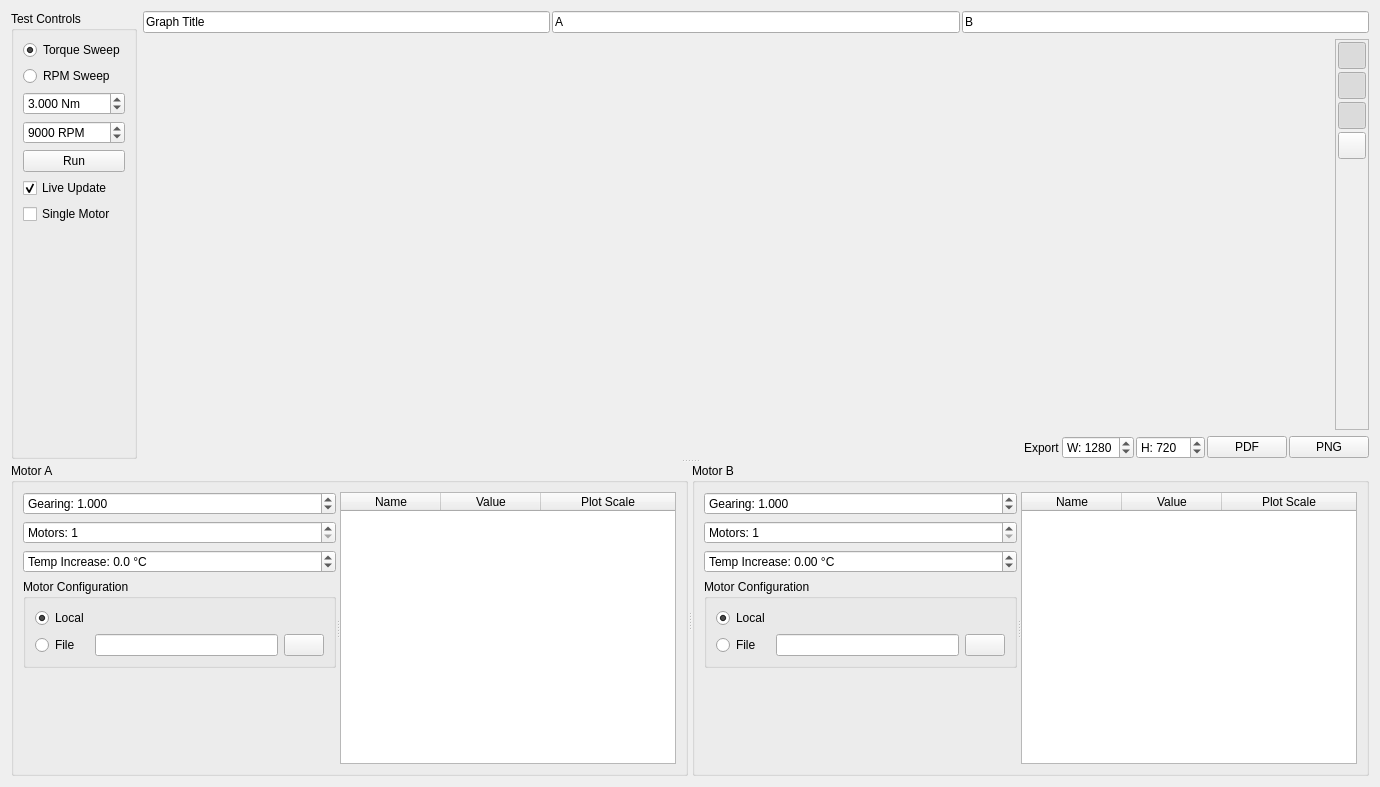
<?xml version="1.0" encoding="UTF-8"?>
<ui version="4.0">
 <class>PageMotorComparison</class>
 <widget class="QWidget" name="PageMotorComparison">
  <property name="geometry">
   <rect>
    <x>0</x>
    <y>0</y>
    <width>1380</width>
    <height>787</height>
   </rect>
  </property>
  <property name="windowTitle">
   <string>Form</string>
  </property>
  <layout class="QVBoxLayout" name="verticalLayout_8">
   <item>
    <widget class="QSplitter" name="splitter_4">
     <property name="orientation">
      <enum>Qt::Vertical</enum>
     </property>
     <widget class="QWidget" name="layoutWidget">
      <layout class="QHBoxLayout" name="horizontalLayout_3">
       <item>
        <widget class="QGroupBox" name="groupBox_5">
         <property name="title">
          <string>Test Controls</string>
         </property>
         <layout class="QVBoxLayout" name="verticalLayout_7">
          <item>
           <widget class="QRadioButton" name="testModeTorqueButton">
            <property name="toolTip">
             <string>Sweep from 0 to the set torque at the set RPM.</string>
            </property>
            <property name="text">
             <string>Torque Sweep</string>
            </property>
            <property name="checked">
             <bool>true</bool>
            </property>
           </widget>
          </item>
          <item>
           <widget class="QRadioButton" name="testModeRpmButton">
            <property name="toolTip">
             <string>Sweep from 0 to the set RPM at the set torque.</string>
            </property>
            <property name="text">
             <string>RPM Sweep</string>
            </property>
            <property name="checked">
             <bool>false</bool>
            </property>
           </widget>
          </item>
          <item>
           <widget class="QDoubleSpinBox" name="testTorqueBox">
            <property name="prefix">
             <string/>
            </property>
            <property name="suffix">
             <string> Nm</string>
            </property>
            <property name="decimals">
             <number>3</number>
            </property>
            <property name="maximum">
             <double>9999.000000000000000</double>
            </property>
            <property name="value">
             <double>3.000000000000000</double>
            </property>
           </widget>
          </item>
          <item>
           <widget class="QDoubleSpinBox" name="testRpmBox">
            <property name="prefix">
             <string/>
            </property>
            <property name="suffix">
             <string> RPM</string>
            </property>
            <property name="decimals">
             <number>0</number>
            </property>
            <property name="maximum">
             <double>999999.000000000000000</double>
            </property>
            <property name="singleStep">
             <double>100.000000000000000</double>
            </property>
            <property name="value">
             <double>9000.000000000000000</double>
            </property>
           </widget>
          </item>
          <item>
           <widget class="QPushButton" name="testRunButton">
            <property name="text">
             <string>Run</string>
            </property>
            <property name="icon">
             <iconset resource="../res.qrc">
              <normaloff>:/res/icons/Process-96.png</normaloff>:/res/icons/Process-96.png</iconset>
            </property>
           </widget>
          </item>
          <item>
           <widget class="QCheckBox" name="testLiveUpdateBox">
            <property name="toolTip">
             <string>Re-run tests any time settings are changed.</string>
            </property>
            <property name="text">
             <string>Live Update</string>
            </property>
            <property name="checked">
             <bool>true</bool>
            </property>
           </widget>
          </item>
          <item>
           <widget class="QCheckBox" name="testSingleBox">
            <property name="text">
             <string>Single Motor</string>
            </property>
           </widget>
          </item>
          <item>
           <spacer name="verticalSpacer_4">
            <property name="orientation">
             <enum>Qt::Vertical</enum>
            </property>
            <property name="sizeHint" stdset="0">
             <size>
              <width>20</width>
              <height>142</height>
             </size>
            </property>
           </spacer>
          </item>
         </layout>
        </widget>
       </item>
       <item>
        <layout class="QVBoxLayout" name="verticalLayout">
         <item>
          <layout class="QHBoxLayout" name="horizontalLayout_4">
           <property name="spacing">
            <number>2</number>
           </property>
           <item>
            <widget class="QLineEdit" name="titleEdit">
             <property name="text">
              <string>Graph Title</string>
             </property>
            </widget>
           </item>
           <item>
            <widget class="QLineEdit" name="compAEdit">
             <property name="text">
              <string>A</string>
             </property>
            </widget>
           </item>
           <item>
            <widget class="QLineEdit" name="compBEdit">
             <property name="text">
              <string>B</string>
             </property>
            </widget>
           </item>
          </layout>
         </item>
         <item>
          <layout class="QHBoxLayout" name="horizontalLayout">
           <item>
            <widget class="QCustomPlot" name="plot" native="true"/>
           </item>
           <item>
            <widget class="QFrame" name="buttonFrame">
             <property name="sizePolicy">
              <sizepolicy hsizetype="Fixed" vsizetype="Preferred">
               <horstretch>0</horstretch>
               <verstretch>0</verstretch>
              </sizepolicy>
             </property>
             <property name="frameShape">
              <enum>QFrame::StyledPanel</enum>
             </property>
             <property name="frameShadow">
              <enum>QFrame::Plain</enum>
             </property>
             <layout class="QVBoxLayout" name="verticalLayout_3">
              <property name="spacing">
               <number>3</number>
              </property>
              <property name="leftMargin">
               <number>2</number>
              </property>
              <property name="topMargin">
               <number>2</number>
              </property>
              <property name="rightMargin">
               <number>2</number>
              </property>
              <property name="bottomMargin">
               <number>2</number>
              </property>
              <item>
               <widget class="QToolButton" name="autoscaleButton">
                <property name="sizePolicy">
                 <sizepolicy hsizetype="Fixed" vsizetype="Fixed">
                  <horstretch>0</horstretch>
                  <verstretch>0</verstretch>
                 </sizepolicy>
                </property>
                <property name="font">
                 <font>
                  <pointsize>3</pointsize>
                 </font>
                </property>
                <property name="toolTip">
                 <string>Autoscale plots with incoming samples</string>
                </property>
                <property name="text">
                 <string/>
                </property>
                <property name="icon">
                 <iconset resource="../res.qrc">
                  <normaloff>:/res/icons/size_off.png</normaloff>
                  <normalon>:/res/icons/size_on.png</normalon>:/res/icons/size_off.png</iconset>
                </property>
                <property name="iconSize">
                 <size>
                  <width>20</width>
                  <height>20</height>
                 </size>
                </property>
                <property name="checkable">
                 <bool>true</bool>
                </property>
                <property name="checked">
                 <bool>true</bool>
                </property>
               </widget>
              </item>
              <item>
               <widget class="QToolButton" name="zoomHButton">
                <property name="sizePolicy">
                 <sizepolicy hsizetype="Fixed" vsizetype="Fixed">
                  <horstretch>0</horstretch>
                  <verstretch>0</verstretch>
                 </sizepolicy>
                </property>
                <property name="font">
                 <font>
                  <pointsize>3</pointsize>
                 </font>
                </property>
                <property name="toolTip">
                 <string>Enable horizontal zoom</string>
                </property>
                <property name="text">
                 <string/>
                </property>
                <property name="icon">
                 <iconset resource="../res.qrc">
                  <normaloff>:/res/icons/expand_off.png</normaloff>
                  <normalon>:/res/icons/expand_on.png</normalon>:/res/icons/expand_off.png</iconset>
                </property>
                <property name="iconSize">
                 <size>
                  <width>20</width>
                  <height>20</height>
                 </size>
                </property>
                <property name="checkable">
                 <bool>true</bool>
                </property>
                <property name="checked">
                 <bool>true</bool>
                </property>
               </widget>
              </item>
              <item>
               <widget class="QToolButton" name="zoomVButton">
                <property name="sizePolicy">
                 <sizepolicy hsizetype="Fixed" vsizetype="Fixed">
                  <horstretch>0</horstretch>
                  <verstretch>0</verstretch>
                 </sizepolicy>
                </property>
                <property name="font">
                 <font>
                  <pointsize>3</pointsize>
                 </font>
                </property>
                <property name="toolTip">
                 <string>Enable vertical zoom</string>
                </property>
                <property name="text">
                 <string/>
                </property>
                <property name="icon">
                 <iconset resource="../res.qrc">
                  <normaloff>:/res/icons/expand_v_off.png</normaloff>
                  <normalon>:/res/icons/expand_v_on.png</normalon>:/res/icons/expand_v_off.png</iconset>
                </property>
                <property name="iconSize">
                 <size>
                  <width>20</width>
                  <height>20</height>
                 </size>
                </property>
                <property name="checkable">
                 <bool>true</bool>
                </property>
                <property name="checked">
                 <bool>true</bool>
                </property>
               </widget>
              </item>
              <item>
               <widget class="QToolButton" name="rescaleButton">
                <property name="toolTip">
                 <string>Rescale plots to fit</string>
                </property>
                <property name="text">
                 <string/>
                </property>
                <property name="icon">
                 <iconset resource="../res.qrc">
                  <normaloff>:/res/icons/size_off.png</normaloff>:/res/icons/size_off.png</iconset>
                </property>
                <property name="iconSize">
                 <size>
                  <width>20</width>
                  <height>20</height>
                 </size>
                </property>
               </widget>
              </item>
              <item>
               <spacer name="verticalSpacer_2">
                <property name="orientation">
                 <enum>Qt::Vertical</enum>
                </property>
                <property name="sizeHint" stdset="0">
                 <size>
                  <width>20</width>
                  <height>40</height>
                 </size>
                </property>
               </spacer>
              </item>
             </layout>
            </widget>
           </item>
          </layout>
         </item>
         <item>
          <layout class="QHBoxLayout" name="horizontalLayout_2">
           <property name="spacing">
            <number>2</number>
           </property>
           <item>
            <spacer name="horizontalSpacer">
             <property name="orientation">
              <enum>Qt::Horizontal</enum>
             </property>
             <property name="sizeHint" stdset="0">
              <size>
               <width>40</width>
               <height>20</height>
              </size>
             </property>
            </spacer>
           </item>
           <item>
            <widget class="QLabel" name="label">
             <property name="text">
              <string>Export</string>
             </property>
            </widget>
           </item>
           <item>
            <widget class="QSpinBox" name="saveWidthBox">
             <property name="sizePolicy">
              <sizepolicy hsizetype="Fixed" vsizetype="Fixed">
               <horstretch>0</horstretch>
               <verstretch>0</verstretch>
              </sizepolicy>
             </property>
             <property name="prefix">
              <string>W: </string>
             </property>
             <property name="maximum">
              <number>9999</number>
             </property>
             <property name="value">
              <number>1280</number>
             </property>
            </widget>
           </item>
           <item>
            <widget class="QSpinBox" name="saveHeightBox">
             <property name="sizePolicy">
              <sizepolicy hsizetype="Fixed" vsizetype="Fixed">
               <horstretch>0</horstretch>
               <verstretch>0</verstretch>
              </sizepolicy>
             </property>
             <property name="prefix">
              <string>H: </string>
             </property>
             <property name="maximum">
              <number>9999</number>
             </property>
             <property name="value">
              <number>720</number>
             </property>
            </widget>
           </item>
           <item>
            <widget class="QPushButton" name="savePlotPdfButton">
             <property name="toolTip">
              <string>Save plot as PDF image</string>
             </property>
             <property name="text">
              <string>PDF</string>
             </property>
             <property name="icon">
              <iconset resource="../res.qrc">
               <normaloff>:/res/icons/Line Chart-96.png</normaloff>:/res/icons/Line Chart-96.png</iconset>
             </property>
            </widget>
           </item>
           <item>
            <widget class="QPushButton" name="savePlotPngButton">
             <property name="toolTip">
              <string>Save plot as PNG image</string>
             </property>
             <property name="text">
              <string>PNG</string>
             </property>
             <property name="icon">
              <iconset resource="../res.qrc">
               <normaloff>:/res/icons/Line Chart-96.png</normaloff>:/res/icons/Line Chart-96.png</iconset>
             </property>
            </widget>
           </item>
          </layout>
         </item>
        </layout>
       </item>
      </layout>
     </widget>
     <widget class="QSplitter" name="splitter_3">
      <property name="orientation">
       <enum>Qt::Horizontal</enum>
      </property>
      <widget class="QGroupBox" name="groupBox">
       <property name="title">
        <string>Motor A</string>
       </property>
       <layout class="QVBoxLayout" name="verticalLayout_4">
        <item>
         <widget class="QSplitter" name="splitter">
          <property name="orientation">
           <enum>Qt::Horizontal</enum>
          </property>
          <widget class="QWidget" name="layoutWidget1">
           <layout class="QVBoxLayout" name="verticalLayout_2">
            <item>
             <widget class="QDoubleSpinBox" name="m1GearingBox">
              <property name="toolTip">
               <string>Gear Ratio</string>
              </property>
              <property name="prefix">
               <string>Gearing: </string>
              </property>
              <property name="decimals">
               <number>3</number>
              </property>
              <property name="minimum">
               <double>0.010000000000000</double>
              </property>
              <property name="maximum">
               <double>999.000000000000000</double>
              </property>
              <property name="value">
               <double>1.000000000000000</double>
              </property>
             </widget>
            </item>
            <item>
             <widget class="QDoubleSpinBox" name="m1MotorNumBox">
              <property name="toolTip">
               <string>Number of motors in parallel</string>
              </property>
              <property name="prefix">
               <string>Motors: </string>
              </property>
              <property name="decimals">
               <number>0</number>
              </property>
              <property name="minimum">
               <double>1.000000000000000</double>
              </property>
             </widget>
            </item>
            <item>
             <widget class="QDoubleSpinBox" name="m1TempIncBox">
              <property name="prefix">
               <string>Temp Increase: </string>
              </property>
              <property name="suffix">
               <string> °C</string>
              </property>
              <property name="decimals">
               <number>1</number>
              </property>
              <property name="minimum">
               <double>-200.000000000000000</double>
              </property>
              <property name="maximum">
               <double>200.000000000000000</double>
              </property>
             </widget>
            </item>
            <item>
             <widget class="QGroupBox" name="groupBox_2">
              <property name="title">
               <string>Motor Configuration</string>
              </property>
              <layout class="QGridLayout" name="gridLayout">
               <item row="0" column="0">
                <widget class="QRadioButton" name="m1ConfLocalButton">
                 <property name="toolTip">
                  <string>Use mcconf from connected VESC</string>
                 </property>
                 <property name="text">
                  <string>Local</string>
                 </property>
                 <property name="checked">
                  <bool>true</bool>
                 </property>
                </widget>
               </item>
               <item row="1" column="0">
                <widget class="QRadioButton" name="m1ConfFileButton">
                 <property name="text">
                  <string>File</string>
                 </property>
                </widget>
               </item>
               <item row="1" column="1">
                <widget class="QLineEdit" name="m1ConfFileEdit"/>
               </item>
               <item row="1" column="2">
                <widget class="QPushButton" name="m1ConfChooseButton">
                 <property name="text">
                  <string/>
                 </property>
                 <property name="icon">
                  <iconset resource="../res.qrc">
                   <normaloff>:/res/icons/Open Folder-96.png</normaloff>:/res/icons/Open Folder-96.png</iconset>
                 </property>
                </widget>
               </item>
              </layout>
             </widget>
            </item>
            <item>
             <spacer name="verticalSpacer">
              <property name="orientation">
               <enum>Qt::Vertical</enum>
              </property>
              <property name="sizeHint" stdset="0">
               <size>
                <width>20</width>
                <height>40</height>
               </size>
              </property>
             </spacer>
            </item>
           </layout>
          </widget>
          <widget class="QTableWidget" name="m1PlotTable">
           <property name="editTriggers">
            <set>QAbstractItemView::NoEditTriggers</set>
           </property>
           <property name="alternatingRowColors">
            <bool>true</bool>
           </property>
           <property name="selectionMode">
            <enum>QAbstractItemView::ExtendedSelection</enum>
           </property>
           <property name="selectionBehavior">
            <enum>QAbstractItemView::SelectRows</enum>
           </property>
           <attribute name="horizontalHeaderStretchLastSection">
            <bool>true</bool>
           </attribute>
           <column>
            <property name="text">
             <string>Name</string>
            </property>
           </column>
           <column>
            <property name="text">
             <string>Value</string>
            </property>
           </column>
           <column>
            <property name="text">
             <string>Plot Scale</string>
            </property>
           </column>
          </widget>
         </widget>
        </item>
       </layout>
      </widget>
      <widget class="QGroupBox" name="m2Box">
       <property name="title">
        <string>Motor B</string>
       </property>
       <layout class="QVBoxLayout" name="verticalLayout_5">
        <item>
         <widget class="QSplitter" name="splitter_2">
          <property name="orientation">
           <enum>Qt::Horizontal</enum>
          </property>
          <widget class="QWidget" name="layoutWidget_3">
           <layout class="QVBoxLayout" name="verticalLayout_6">
            <item>
             <widget class="QDoubleSpinBox" name="m2GearingBox">
              <property name="toolTip">
               <string>Gear Ratio</string>
              </property>
              <property name="prefix">
               <string>Gearing: </string>
              </property>
              <property name="decimals">
               <number>3</number>
              </property>
              <property name="minimum">
               <double>0.010000000000000</double>
              </property>
              <property name="maximum">
               <double>999.000000000000000</double>
              </property>
              <property name="value">
               <double>1.000000000000000</double>
              </property>
             </widget>
            </item>
            <item>
             <widget class="QDoubleSpinBox" name="m2MotorNumBox">
              <property name="toolTip">
               <string>Number of motors in parallel</string>
              </property>
              <property name="prefix">
               <string>Motors: </string>
              </property>
              <property name="decimals">
               <number>0</number>
              </property>
              <property name="minimum">
               <double>1.000000000000000</double>
              </property>
             </widget>
            </item>
            <item>
             <widget class="QDoubleSpinBox" name="m2TempIncBox">
              <property name="prefix">
               <string>Temp Increase: </string>
              </property>
              <property name="suffix">
               <string> °C</string>
              </property>
              <property name="minimum">
               <double>-200.000000000000000</double>
              </property>
              <property name="maximum">
               <double>200.000000000000000</double>
              </property>
             </widget>
            </item>
            <item>
             <widget class="QGroupBox" name="groupBox_4">
              <property name="title">
               <string>Motor Configuration</string>
              </property>
              <layout class="QGridLayout" name="gridLayout_2">
               <item row="0" column="0">
                <widget class="QRadioButton" name="m2ConfLocalButton">
                 <property name="toolTip">
                  <string>Use mcconf from connected VESC</string>
                 </property>
                 <property name="text">
                  <string>Local</string>
                 </property>
                 <property name="checked">
                  <bool>true</bool>
                 </property>
                </widget>
               </item>
               <item row="1" column="0">
                <widget class="QRadioButton" name="m2ConfFileButton">
                 <property name="text">
                  <string>File</string>
                 </property>
                </widget>
               </item>
               <item row="1" column="1">
                <widget class="QLineEdit" name="m2ConfFileEdit"/>
               </item>
               <item row="1" column="2">
                <widget class="QPushButton" name="m2ConfChooseButton">
                 <property name="text">
                  <string/>
                 </property>
                 <property name="icon">
                  <iconset resource="../res.qrc">
                   <normaloff>:/res/icons/Open Folder-96.png</normaloff>:/res/icons/Open Folder-96.png</iconset>
                 </property>
                </widget>
               </item>
              </layout>
             </widget>
            </item>
            <item>
             <spacer name="verticalSpacer_3">
              <property name="orientation">
               <enum>Qt::Vertical</enum>
              </property>
              <property name="sizeHint" stdset="0">
               <size>
                <width>20</width>
                <height>40</height>
               </size>
              </property>
             </spacer>
            </item>
           </layout>
          </widget>
          <widget class="QTableWidget" name="m2PlotTable">
           <property name="editTriggers">
            <set>QAbstractItemView::NoEditTriggers</set>
           </property>
           <property name="alternatingRowColors">
            <bool>true</bool>
           </property>
           <property name="selectionMode">
            <enum>QAbstractItemView::ExtendedSelection</enum>
           </property>
           <property name="selectionBehavior">
            <enum>QAbstractItemView::SelectRows</enum>
           </property>
           <attribute name="horizontalHeaderStretchLastSection">
            <bool>true</bool>
           </attribute>
           <column>
            <property name="text">
             <string>Name</string>
            </property>
           </column>
           <column>
            <property name="text">
             <string>Value</string>
            </property>
           </column>
           <column>
            <property name="text">
             <string>Plot Scale</string>
            </property>
           </column>
          </widget>
         </widget>
        </item>
       </layout>
      </widget>
     </widget>
    </widget>
   </item>
  </layout>
 </widget>
 <customwidgets>
  <customwidget>
   <class>QCustomPlot</class>
   <extends>QWidget</extends>
   <header>widgets/qcustomplot.h</header>
   <container>1</container>
  </customwidget>
 </customwidgets>
 <resources>
  <include location="../res.qrc"/>
 </resources>
 <connections/>
</ui>
